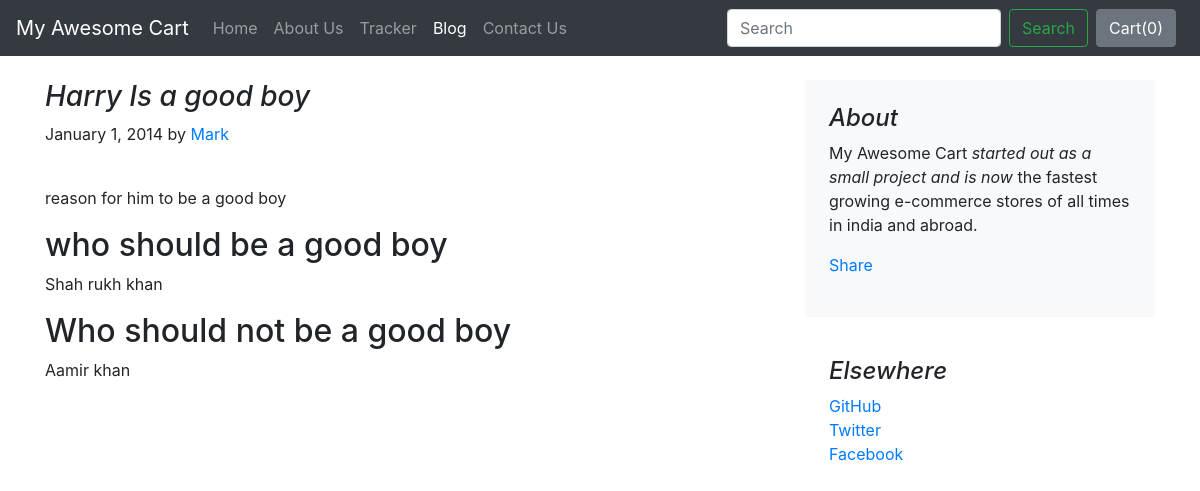
The page /blog/blogpost/1 on the database as committed earlier.
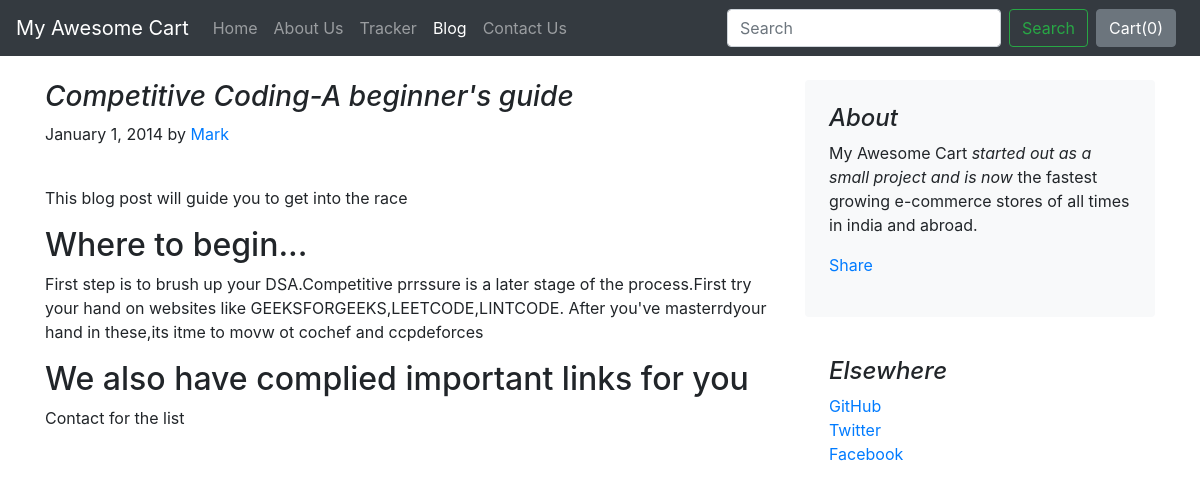
The same page on the database as committed later.
### blog/models.py (models this page shows)
class Blogpost(models.Model):
    post_id = models.AutoField(primary_key=True)
    title = models.CharField(max_length=50)
    head0 = models.CharField(max_length=500, default="")
    chead0 = models.CharField(max_length=5000, default="")
    head1 = models.CharField(max_length=500, default="")
    chead1 = models.CharField(max_length=5000, default="")
    head2 = models.CharField(max_length=500, default="")
    chead2 = models.CharField(max_length=5000, default="")
    pub_date = models.DateField()
    thumbnail = models.ImageField(upload_to='shop/images', default="")
    def __str__(self):
        return self.title

### blog/views.py (the view)
# urls.py: path("blogpost/<int:id>", views.blogpost, name="blogHome")
def blogpost(request, id):
    post = Blogpost.objects.filter(post_id = id)[0]
    print(post)
    return render(request, 'blog/blogpost.html',
                  {'post':post})

### blog/templates/blog/blogpost.html (shortened to what this page needs)
{% extends 'blog/basic.html' %}
{% block body %}
<div class="container">
    <div class="row mt-4">
        <div class="col-md-8 blog-main">
            <h3 class="font-italic">
                {{post.title}}
            </h3>
            <div class="blog-post">
                <p class="blog-post-meta">January 1, 2014 by <a href="#">Mark</a></p>
                <div class="fb-like" data-href="http://127.0.0.1:8000/blog/blogpost/{{post.post_id}}" data-layout="standard" data-action="like" data-size="large" data-show-faces="false" data-share="true"></div><br>
                <p>{{post.chead0}}</p>
                <h2>{{post.head1}}</h2>
                <p>{{post.chead1}}</p>
                <h2>{{post.head2}}</h2>
                <p>{{post.chead2}}</p>
            </div>
        </div>
        <aside class="col-md-4 blog-sidebar">
            <div class="p-4 mb-3 bg-light rounded">
                <h4 class="font-italic">About</h4>
                <p class="mb-0">My Awesome Cart <em>started out as a small project and is now</em> the fastest growing e-commerce stores of all times in india and abroad.</p>
                <div class="my-3 fb-share-button" data-href="http://127.0.0.1:8000/blog/blogpost/{{post.post_id}}" data-layout="button_count" data-size="large"><a target="_blank" href="https://www.facebook.com/sharer/sharer.php?u=http%3A%2F%2F127.0.0.1%3A8000%2Fblog%2Fblogpost%2F4&amp;src=sdkpreparse" class="fb-xfbml-parse-ignore">Share</a></div>
            </div>
            <div class="p-4">
                <h4 class="font-italic">Elsewhere</h4>
                <ol class="list-unstyled">
                    <li><a href="#">GitHub</a></li>
                    <li><a href="#">Twitter</a></li>
                    <li><a href="#">Facebook</a></li>
                </ol>
            </div>
        </aside>
    </div>
</div>
{% endblock %}

Rows that differ between the two databases and show on the page:
changed Blogpost: title "Harry Is a good boy" → "Competitive Coding-A beginner's guide"; chead0 "reason for him to be a good boy" → "This blog post will guide you to get into the race"; head1 "who should be a good boy" → "Where to begin..."; chead1 "Shah rukh khan" → "First step is to brush up your DSA.Competitive prrssure is a later stage of the process.First try your hand on websites like GEEKSFORGEEKS,LEETCODE,LINTCODE. After you've masterrdyour hand in these,its itme to movw ot cochef and ccpdeforces"; head2 "Who should not be a good boy" → "We also have complied important links for you"; chead2 "Aamir khan" → "Contact for the list"
